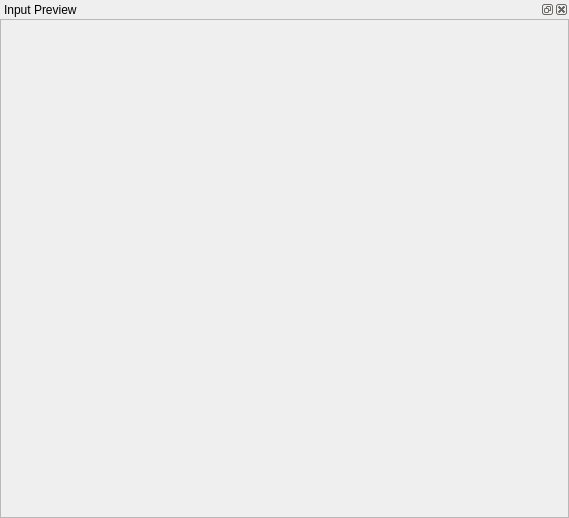
<?xml version="1.0" encoding="UTF-8"?>
<ui version="4.0">
 <class>inputPreview</class>
 <widget class="QWidget" name="inputPreview">
  <property name="geometry">
   <rect>
    <x>0</x>
    <y>0</y>
    <width>569</width>
    <height>518</height>
   </rect>
  </property>
  <property name="windowTitle">
   <string>Input Preview</string>
  </property>
  <property name="statusTip">
   <string>inputPreview</string>
  </property>
  <layout class="QVBoxLayout" name="verticalLayout">
   <property name="spacing">
    <number>0</number>
   </property>
   <property name="leftMargin">
    <number>0</number>
   </property>
   <property name="topMargin">
    <number>0</number>
   </property>
   <property name="rightMargin">
    <number>0</number>
   </property>
   <property name="bottomMargin">
    <number>0</number>
   </property>
   <item>
    <widget class="QDockWidget" name="dockWidget">
     <property name="sizePolicy">
      <sizepolicy hsizetype="Expanding" vsizetype="Expanding">
       <horstretch>0</horstretch>
       <verstretch>0</verstretch>
      </sizepolicy>
     </property>
     <property name="minimumSize">
      <size>
       <width>332</width>
       <height>113</height>
      </size>
     </property>
     <property name="accessibleName">
      <string>inputPreview</string>
     </property>
     <property name="windowTitle">
      <string>Input Preview</string>
     </property>
     <widget class="QWidget" name="dockWidgetContents">
      <property name="sizePolicy">
       <sizepolicy hsizetype="Expanding" vsizetype="Expanding">
        <horstretch>0</horstretch>
        <verstretch>0</verstretch>
       </sizepolicy>
      </property>
      <layout class="QVBoxLayout" name="verticalLayout_3">
       <property name="leftMargin">
        <number>0</number>
       </property>
       <property name="topMargin">
        <number>0</number>
       </property>
       <property name="rightMargin">
        <number>0</number>
       </property>
       <property name="bottomMargin">
        <number>0</number>
       </property>
       <item>
        <widget class="QScrollArea" name="scrollArea">
         <property name="widgetResizable">
          <bool>true</bool>
         </property>
         <widget class="QWidget" name="scrollAreaWidgetContents">
          <property name="geometry">
           <rect>
            <x>0</x>
            <y>0</y>
            <width>567</width>
            <height>492</height>
           </rect>
          </property>
          <layout class="QVBoxLayout" name="verticalLayout_2">
           <property name="leftMargin">
            <number>0</number>
           </property>
           <property name="topMargin">
            <number>0</number>
           </property>
           <property name="rightMargin">
            <number>0</number>
           </property>
           <property name="bottomMargin">
            <number>0</number>
           </property>
           <item>
            <widget class="QLabel" name="label">
             <property name="sizePolicy">
              <sizepolicy hsizetype="Expanding" vsizetype="Expanding">
               <horstretch>0</horstretch>
               <verstretch>0</verstretch>
              </sizepolicy>
             </property>
             <property name="text">
              <string/>
             </property>
            </widget>
           </item>
           <item>
            <layout class="QGridLayout" name="gridLayout"/>
           </item>
          </layout>
         </widget>
        </widget>
       </item>
      </layout>
     </widget>
    </widget>
   </item>
  </layout>
 </widget>
 <resources/>
 <connections/>
</ui>
